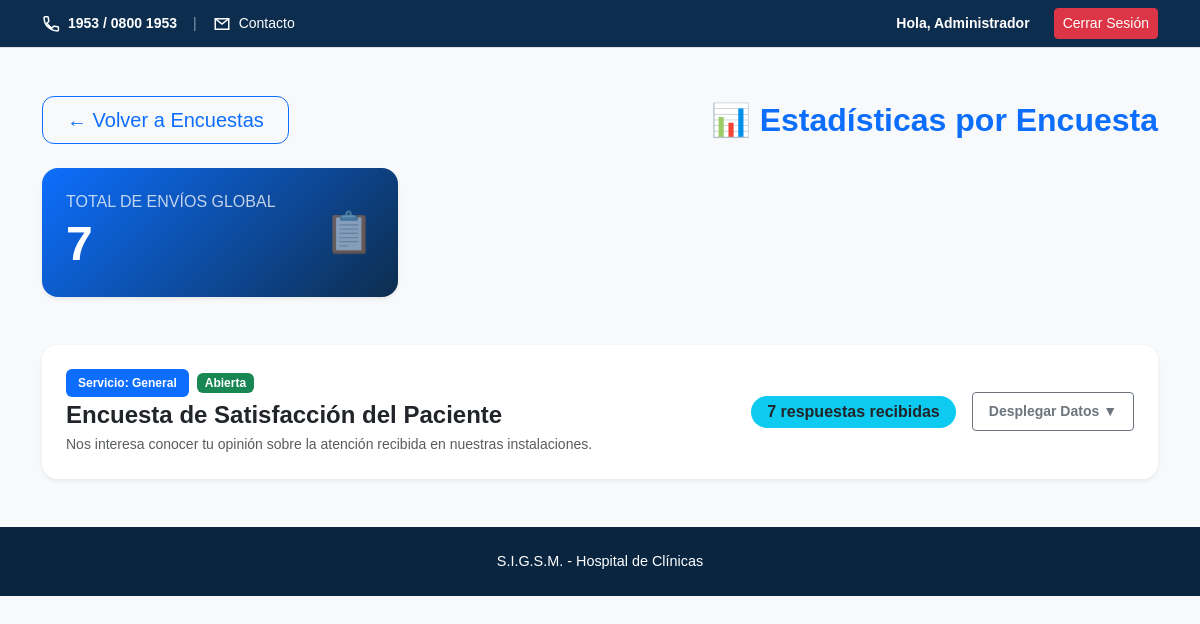
Screenshot of /Hospital/vistas/estadisticas_encuestas.php (signed in) with the database file from the repository.
### tables this page shows
CREATE TABLE `encuesta` (
  `id_encuesta` int(11) NOT NULL,
  `nombre` varchar(150) NOT NULL,
  `descripcion` text DEFAULT NULL,
  `estado` varchar(50) DEFAULT 'Abierta',
  `fecha_creacion` datetime DEFAULT current_timestamp(),
  `servicio` varchar(100) DEFAULT 'General'
);

### Hospital/vistas/estadisticas_encuestas.php (the view, shortened to what this page needs)
<?php
require_once "../conexion.php";
$res_total = $conexion->query("SELECT COUNT(*) AS total FROM envio_encuesta");
$total_envios = $res_total ? $res_total->fetch_assoc()['total'] : 0;
$sql_encuestas = "SELECT * FROM encuesta ORDER BY id_encuesta DESC";
$res_encuestas = $conexion->query($sql_encuestas);
?>
<!DOCTYPE html>
<html lang="es">
<head>
    <link href="https://cdn.jsdelivr.net/npm/bootstrap@5.3.7/dist/css/bootstrap.min.css" rel="stylesheet">
    <link rel="stylesheet" href="../recursos/css/estilos.css">
</head>
<body class="bg-light">
    <div class="py-2 border-bottom" style="background-color: #0d2d4e;">
        <div class="container d-flex justify-content-between align-items-center flex-wrap gap-2">
            <small class="text-white d-flex align-items-center gap-3">
                <span class="d-flex align-items-center gap-2">
                    <strong>1953 / 0800 1953</strong>
                </span>
                <span class="opacity-50">|</span>
                <a href="mailto:atencionalusuario@hc.edu.uy" class="text-white text-decoration-none d-flex align-items-center gap-2">
                    <svg width="18" height="18" viewBox="0 0 24 24" fill="none" stroke="currentColor" stroke-width="2"><path d="M3 5h18v14H3z"/><path d="M3 5l9 7 9-7"/></svg>
                    <span>Contacto</span>
                </a>
            </small>
            <div class="d-flex align-items-center gap-3">
                <span class="text-white fw-bold me-2 small">Hola, <?php echo htmlspecialchars($_SESSION['nombre']); ?></span>
                <a href="../logout.php" class="btn btn-danger btn-sm">Cerrar Sesión</a>
            </div>
        </div>
    </div>
<main class="container my-5">
    <div class="d-flex justify-content-between align-items-center mb-4 flex-wrap gap-3">
        <a href="encuestas.php" class="btn btn-outline-primary btn-lg px-4 py-2">← Volver a Encuestas</a>
        <h2 class="mb-0 fw-bold text-primary">📊 Estadísticas por Encuesta</h2>
    </div>
    <div class="row mb-5">
        <div class="col-12 col-md-4">
            <div class="card border-0 shadow-sm rounded-4 text-white p-4" style="background: linear-gradient(135deg, #0d6efd, #0d2d4e);">
                <div class="d-flex align-items-center justify-content-between">
                    <div>
                        <h6 class="text-uppercase tracking-wider opacity-75 mb-1">Total de Envíos Global</h6>
                        <h2 class="display-5 fw-bold text-white mb-0"><?php echo $total_envios; ?></h2>
                    </div>
                    <div class="fs-1 opacity-50">📋</div>
                </div>
            </div>
        </div>
    </div>
    <?php if ($res_encuestas && $res_encuestas->num_rows > 0): ?>
        <div class="accordion" id="accordionEncuestas">
            <?php
            $index = 0;
            while ($enc = $res_encuestas->fetch_assoc()):
                $id_enc = $enc['id_encuesta'];
                $index++;
                $estado = $enc['estado'] ?? 'Abierta';
                $badge_estado = ($estado === 'Abierta')
                    ? '<span class="badge bg-success px-2 py-1">Abierta</span>'
                    : '<span class="badge bg-secondary px-2 py-1">Cerrada</span>';
                $stmt_ev = $conexion->prepare("SELECT COUNT(*) as total_e FROM envio_encuesta WHERE id_encuesta = ?");
                $stmt_ev->bind_param("i", $id_enc);
                $stmt_ev->execute();
                $total_esta_encuesta = $stmt_ev->get_result()->fetch_assoc()['total_e'];
            ?>
                <div class="card border-0 shadow-sm rounded-4 mb-4 overflow-hidden">
                    <div class="card-header bg-white border-0 p-4" id="heading<?php echo $index; ?>">
                        <div class="d-flex justify-content-between align-items-center flex-wrap gap-3">
                            <div>
                                <div class="d-flex align-items-center gap-2 mb-1">
                                    <span class="badge bg-primary">Servicio: <?php echo htmlspecialchars($enc['servicio'] ?? 'General'); ?></span>
                                    <?php echo $badge_estado; ?>
                                </div>
                                <h4 class="mb-1 fw-bold text-dark"><?php echo htmlspecialchars($enc['nombre']); ?></h4>
                                <p class="text-muted small mb-0"><?php echo htmlspecialchars($enc['descripcion']); ?></p>
                            </div>
                            <div class="d-flex align-items-center gap-3">
                                <span class="badge bg-info text-dark px-3 py-2 fs-6 rounded-pill">
                                    <?php echo $total_esta_encuesta; ?> respuestas recibidas
                                </span>
                                <button class="btn btn-outline-secondary btn-sm fw-bold px-3 py-2" type="button" data-bs-toggle="collapse" data-bs-target="#collapse<?php echo $index; ?>" aria-expanded="false" aria-controls="collapse<?php echo $index; ?>">
                                    Desplegar Datos ▼
                                </button>
                            </div>
                        </div>
                    </div>
                </div>
            <?php endwhile; ?>
        </div>
    <?php else: ?>
        <div class="alert alert-info text-center py-4">No hay encuestas registradas en el sistema para mostrar estadísticas.</div>
    <?php endif; ?>
</main>
<footer class="text-center py-4 text-white mt-auto" style="background-color: #0a2540;">
    <p class="mb-0">S.I.G.S.M. - Hospital de Clínicas</p>
</footer>
</body>
</html>

### Hospital/recursos/css/estilos.css (style rules this page uses)
body { background-color: #f8f9fa; font-family: Arial, Helvetica, sans-serif; }
h2 { font-size: 2rem; font-weight: bold; color: #212529; }
.btn-lg { border-radius: 12px; }
.badge { padding: 8px 12px; }
footer { background-color: #0a2540; color: #ffffff; font-size: .9rem; margin-top: 0; }

### rows the page displays
encuesta: servicio "General", estado "Abierta", nombre "Encuesta de Satisfacción del Paciente", descripcion "Nos interesa conocer tu opinión sobre la atención recibida en nuestras instalaciones.", total_esta_encuesta "7"

### other values shown
$_SESSION['nombre'] "Administrador"
$total_envios "7"
